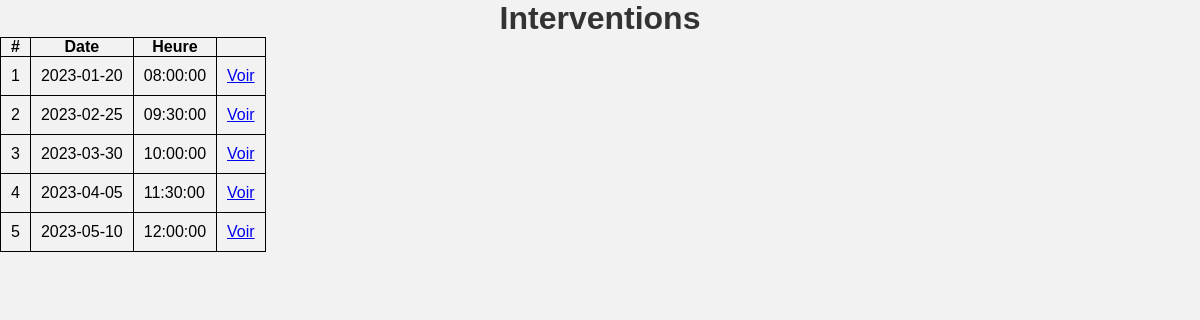
The page /vue/vueListeInterventions.php on the database its author committed.
### tables this page shows
CREATE TABLE `intervention` (
  `intervention_id` int(11) NOT NULL,
  `intervention_date` date DEFAULT NULL,
  `intervention_heure` time DEFAULT NULL,
  `client_num` int(11) NOT NULL,
  `employe_num_matricule` int(11) NOT NULL
);

### modele/Intervention.php (called while the page is built, shortened)
<?php
class Intervention extends Bdd{
    function getAllInterventions(){
        $conn = $this->connexionPDO();
        $req = $conn->prepare(
            "SELECT *
            FROM intervention i
            INNER JOIN client c ON i.client_num = c.client_num
            INNER JOIN employe e ON i.employe_num_matricule = e.employe_num_matricule"
        );
        $req->execute();
        $interventions = $req->fetchAll();
        return $interventions;
    }
}
?>

### controleur/ctrListeInterventions.php (called while the page is built, shortened)
<?php
include_once "../modele/Intervention.php";
$Intervention = new Intervention();
$interventions = $Intervention->getAllInterventions();
?>

### vue/vueListeInterventions.php (the view, shortened to what this page needs)
<?php
include_once "../controleur/ctrListeInterventions.php";
?>
<h1>Interventions</h1>
<html>
    <head>
        <link rel="stylesheet" type="text/css" href="./css/style.css">
    </head>
    <body>
        <table>
            <thead>
                <tr>
                    <th>#</th>
                    <th>Date</th>
                    <th>Heure</th>
                </tr>
            </thead>
            <tbody>
                <?php foreach ($interventions as $intervention): ?>
                    <tr>
                        <td><?= $intervention["intervention_id"] ?></td>
                        <td><?= $intervention["intervention_date"] ?></td>
                        <td><?= $intervention["intervention_heure"] ?></td>
                        <td><a href="vueIntervention.php?id=<?=$intervention["intervention_id"]?>">Voir</a></td>
                    </tr>
                <?php endforeach; ?>
            </tbody>
        </table>
    </body>

### css/style.css (style rules this page uses)
* { margin: 0; padding: 0; box-sizing: border-box; }
body { text-align: center; font-family: Arial, Helvetica, sans-serif; background-color: #f2f2f2; }
h1 { color: #333; }

### vue/vueListeInterventions.php (style rules this page uses)
table, td, th { border: 1px solid black; }
table { border-collapse: collapse; }
td { padding: 10px; }

### rows shown on the page
intervention: intervention_id "1", intervention_date "2023-01-20", intervention_heure "08:00:00"
intervention: intervention_id "2", intervention_date "2023-02-25", intervention_heure "09:30:00"
intervention: intervention_id "3", intervention_date "2023-03-30", intervention_heure "10:00:00"
intervention: intervention_id "4", intervention_date "2023-04-05", intervention_heure "11:30:00"
intervention: intervention_id "5", intervention_date "2023-05-10", intervention_heure "12:00:00"
